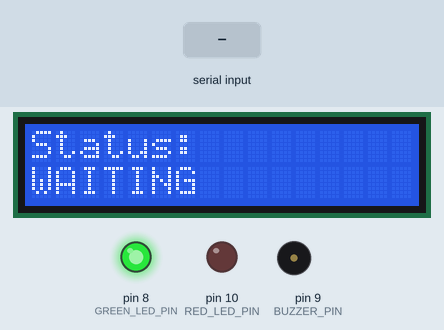
This sketch was run on a simulated Arduino Uno, built with avr-gcc and run on an emulated ATmega328P. Shown: 16×2 character LCD, output pins drawn as LEDs (lit = HIGH), buzzer (waves = sounding, pin HIGH). The test bench sets the inputs (shaded band).

Above: at 2.7 s.
2.8 s: "ALERT\n" received over Serial
At 2.98 s:
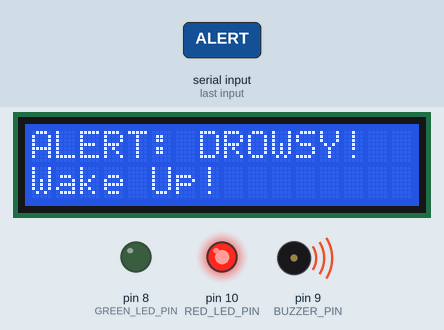
4.9 s: "SAFE\n" received over Serial
At 7.1 s:
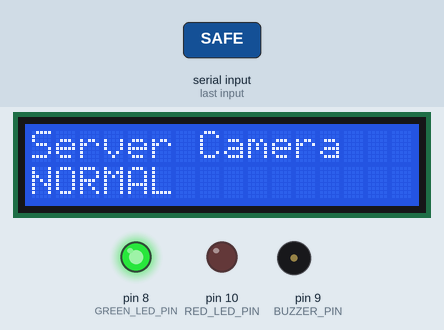
7.6 s: "STATUS:\n" received over Serial
At 9.1 s:
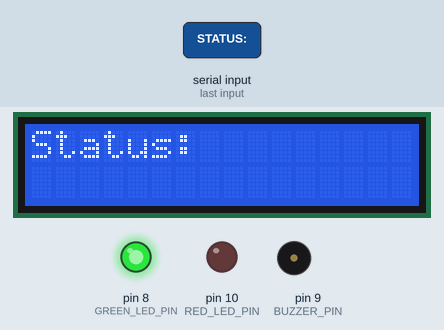
10.6 s: "EAR:\n" received over Serial
At 12.6 s:
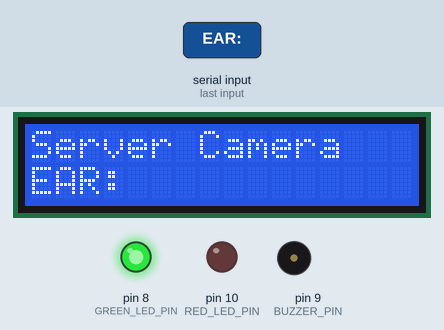
13.6 s: "SAFE\n" received over Serial
At 14.7 s:
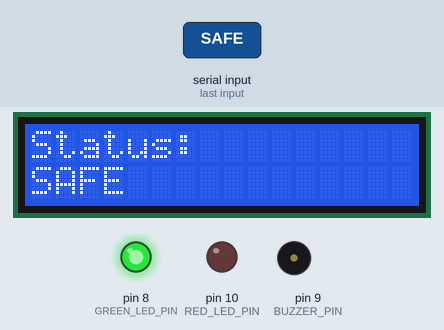
Timing chart, 0 to 25.1 s (numbered marks = the images above; inputs shaded):
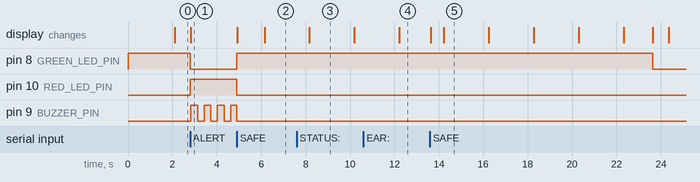

Measured:
- after the input at 2.8 s, pin 8 (GREEN_LED_PIN): HIGH → LOW at once; pin 10 (RED_LED_PIN): LOW → HIGH at once; pin 9 (BUZZER_PIN): alternates HIGH for 0.30 s and LOW for 0.30 s, starting at once; the display: changes at once (image 1)
- after the input at 4.9 s, pin 8 (GREEN_LED_PIN): LOW → HIGH at once; pin 10 (RED_LED_PIN): HIGH → LOW at once; pin 9 (BUZZER_PIN): goes on until 4.9 s, then stays LOW; the display: first changes at once (image 2 shows a later state)
- after the input at 7.6 s, the display: changes after 0.57 s (image 3)
- after the input at 10.6 s, the display: changes after 1.6 s (image 4)
- after the input at 13.6 s, pin 8 (GREEN_LED_PIN): HIGH → LOW after 10.0 s instead of 7.0 s; the display: first changes at once (image 5 shows a later state)
- what the display in image 3 shows lasts 2.0 s, from 8.2 s to 10.2 s

The sketch:

arduino_uno_drowsy_alert.ino
```cpp
#include <Wire.h>
#include <LiquidCrystal_I2C.h>

const int BUZZER_PIN = 9;
const int GREEN_LED_PIN = 8;
const int RED_LED_PIN = 10;

LiquidCrystal_I2C lcd(0x27, 16, 2);

bool alertState = false;
String serialBuffer = "";
unsigned long lastCommandTime = 0;
unsigned long lastStatusUpdate = 0;
String currentStatus = "WAITING";
String cameraStatus = "NO CAM";
int connectionTimeout = 10000; // 10 seconds timeout

void setup() {
  // Initialize Serial communication at 9600 baud (matches Flask app)
  Serial.begin(9600);

  pinMode(BUZZER_PIN, OUTPUT);
  pinMode(GREEN_LED_PIN, OUTPUT);
  pinMode(RED_LED_PIN, OUTPUT);

  digitalWrite(GREEN_LED_PIN, HIGH);
  digitalWrite(RED_LED_PIN, LOW);
  digitalWrite(BUZZER_PIN, LOW);

  // Initialize LCD (try init() first, fallback to begin() if needed)
  lcd.init();
  lcd.backlight();
  // Some library versions may need lcd.begin() instead, but init() is standard

  // Show startup message
  lcd.clear();
  lcd.setCursor(0,0);
  lcd.print("Server Camera");
  lcd.setCursor(0,1);
  lcd.print("Connecting...");

  lastStatusUpdate = millis();
}

void loop() {
  // Read serial commands from Flask app (server camera detection system)
  if (Serial.available() > 0) {
    char incomingByte = Serial.read();
    lastCommandTime = millis();

    // Build command string until newline is received
    if (incomingByte != '\n' && incomingByte != '\r') {
      // Prevent buffer overflow (max 64 characters)
      if (serialBuffer.length() < 64) {
        serialBuffer += incomingByte;
      } else {
        // Buffer overflow protection: clear and start fresh
        serialBuffer = "";
      }
    } else {
      // Process complete command
      if (serialBuffer.length() > 0) {
        serialBuffer.trim();
        processCommand(serialBuffer);
      }
      serialBuffer = ""; // Clear buffer for next command
    }
  }

  // Check connection timeout (if no commands received for 10 seconds)
  // Only check timeout if we've received at least one command (lastCommandTime > 0)
  // Note: CAM:ACTIVE heartbeat resets lastCommandTime, so timeout only triggers if heartbeat stops
  if (lastCommandTime > 0 && millis() - lastCommandTime > connectionTimeout) {
    if (currentStatus != "DISCONNECTED") {
      currentStatus = "DISCONNECTED";
      cameraStatus = "NO CONNECTION";
      updateDisplay("Server Camera", "Disconnected!");
      digitalWrite(GREEN_LED_PIN, LOW);
      digitalWrite(RED_LED_PIN, LOW);
      // Reset alert state on disconnect
      alertState = false;
      digitalWrite(BUZZER_PIN, LOW);
    }
  }

  // Update status display every 2 seconds
  if (millis() - lastStatusUpdate > 2000) {
    updateStatusDisplay();
    lastStatusUpdate = millis();
  }

  // If in alert mode, beep the buzzer repeatedly
  if (alertState) {
    static unsigned long buzzerTimer = 0;

    if (millis() - buzzerTimer < 300) {
      digitalWrite(BUZZER_PIN, HIGH);   // Beep ON
    }
    else if (millis() - buzzerTimer < 600) {
      digitalWrite(BUZZER_PIN, LOW);    // Beep OFF
    }
    else {
      buzzerTimer = millis();           // Reset cycle
    }
  }
}

void processCommand(String cmd) {
  cmd.trim();

  // Handle USER:email|COMMAND format (from Flask app)
  // Extract command part after the pipe character
  int pipeIndex = cmd.indexOf('|');
  if (pipeIndex > 0 && cmd.startsWith("USER:")) {
    // Extract command after the pipe
    String actualCmd = cmd.substring(pipeIndex + 1);
    actualCmd.trim();
    actualCmd.toUpperCase();
    processCommand(actualCmd); // Recursively process the actual command
    return;
  }

  cmd.toUpperCase(); // Convert to uppercase for case-insensitive matching

  // Handle different command formats
  if (cmd.startsWith("ALERT")) {
    startAlert();
    // Check if command includes reason
    if (cmd.length() > 6) {
      String reason = cmd.substring(6);
      reason.trim();
      cameraStatus = reason;
    } else {
      cameraStatus = "DROWSY";
    }
  }
  else if (cmd.startsWith("SAFE")) {
    stopAlert();
    cameraStatus = "NORMAL";
  }
  else if (cmd.startsWith("CAM:")) {
    // Camera status update: CAM:ACTIVE or CAM:IDLE
    String camState = cmd.substring(4);
    camState.trim();
    camState.toUpperCase(); // Ensure uppercase for comparison
    if (camState == "ACTIVE") {
      cameraStatus = "ACTIVE";
      currentStatus = "MONITORING";
      lastCommandTime = millis(); // Reset timeout on heartbeat
    } else if (camState == "IDLE") {
      cameraStatus = "IDLE";
      currentStatus = "READY";
    }
  }
  else if (cmd.startsWith("EAR:")) {
    // Eye Aspect Ratio update: EAR:0.25
    String earValue = cmd.substring(4);
    cameraStatus = "EAR:" + earValue;
  }
  else if (cmd.startsWith("STATUS:")) {
    // Custom status: STATUS:MONITORING
    String status = cmd.substring(7);
    status.trim();
    status.toUpperCase(); // Ensure uppercase for consistency
    currentStatus = status;
  }
  else {
    // Unknown command, try basic ALERT/SAFE
    if (cmd == "ALERT") {
      startAlert();
      cameraStatus = "DROWSY";
    } else if (cmd == "SAFE") {
      stopAlert();
      cameraStatus = "NORMAL";
    }
  }
}

void startAlert() {
  alertState = true;
  currentStatus = "ALERT";
  digitalWrite(GREEN_LED_PIN, LOW);
  digitalWrite(RED_LED_PIN, HIGH);

  updateDisplay("ALERT: DROWSY!", "Wake Up!");
}

void stopAlert() {
  alertState = false;
  currentStatus = "SAFE";
  digitalWrite(BUZZER_PIN, LOW);
  digitalWrite(RED_LED_PIN, LOW);
  digitalWrite(GREEN_LED_PIN, HIGH);

  updateDisplay("System: Normal", "Status: OK");
}

void updateDisplay(String line1, String line2) {
  lcd.clear();
  lcd.setCursor(0, 0);
  // Truncate if too long (16 chars max)
  if (line1.length() > 16) {
    line1 = line1.substring(0, 16);
  }
  lcd.print(line1);

  lcd.setCursor(0, 1);
  if (line2.length() > 16) {
    line2 = line2.substring(0, 16);
  }
  lcd.print(line2);
}

void updateStatusDisplay() {
  // Show rotating status information
  static int displayMode = 0;
  displayMode = (displayMode + 1) % 3;

  if (alertState) {
    // Always show alert when active
    updateDisplay("ALERT: DROWSY!", "Wake Up!");
    return;
  }

  switch (displayMode) {
    case 0:
      // Show connection status
      updateDisplay("Server Camera", cameraStatus);
      break;
    case 1:
      // Show system status
      updateDisplay("Status:", currentStatus);
      break;
    case 2:
      // Show ready message
      if (currentStatus == "MONITORING") {
        updateDisplay("Monitoring...", "Camera Active");
      } else {
        updateDisplay("System Ready", "Waiting...");
      }
      break;
  }
}
```
